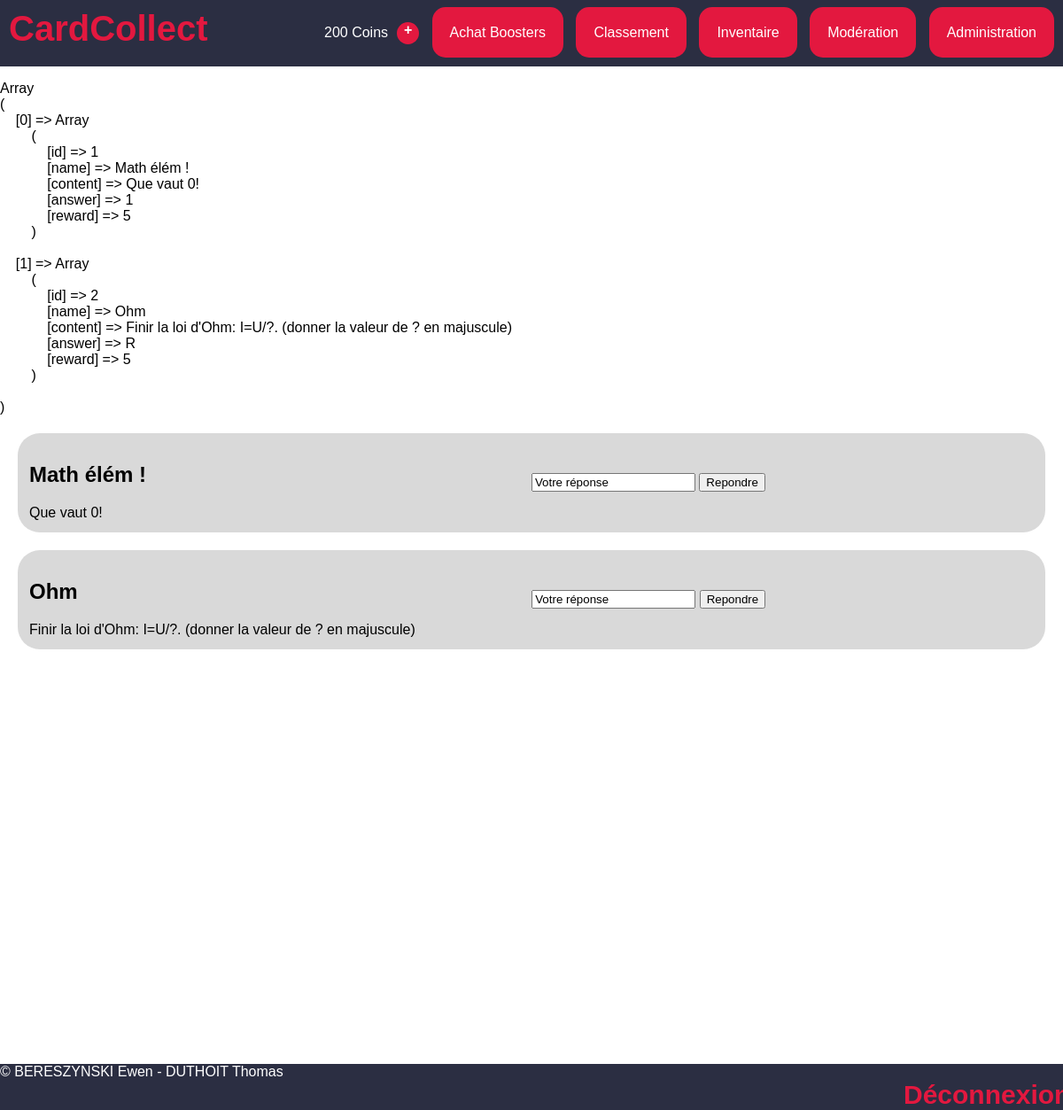
Before: /index.php?view=questions (signed in) with the older database file.
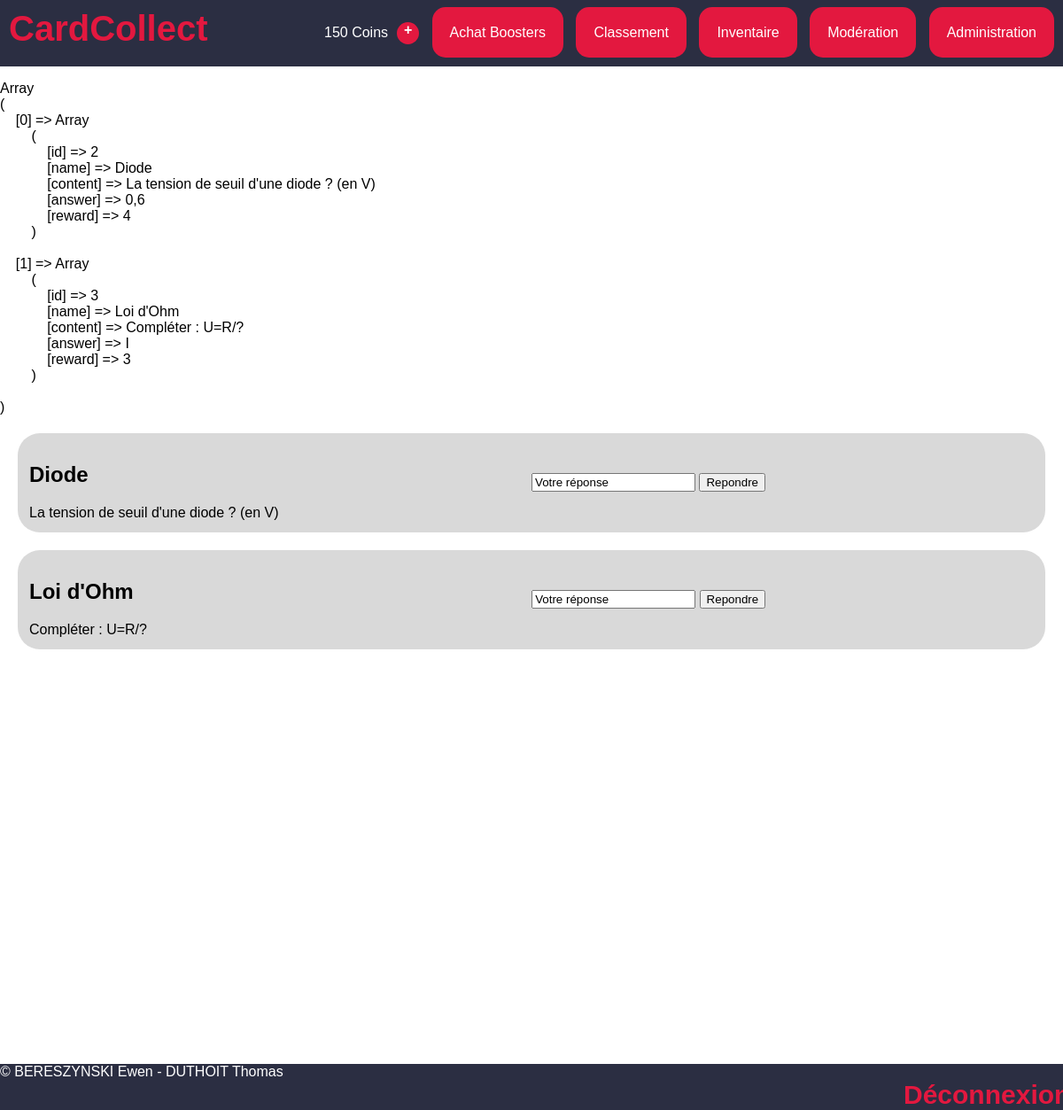
After: the same page with the newer database file.
### tables this page shows
CREATE TABLE `Users` (
  `id` int NOT NULL,
  `mail` varchar(100) NOT NULL UNIQUE,
  `pseudo` varchar(20) NOT NULL UNIQUE,
  `pass` varchar(50) NOT NULL,
  `privileges` int NOT NULL DEFAULT '0',
  `allowed` int DEFAULT '1',
  `coins` int DEFAULT '200'
);

CREATE TABLE `Questions` (
  `id` int NOT NULL,
  `name` varchar(50) NOT NULL,
  `content` varchar(3000) NOT NULL,
  `answer` varchar(100) NOT NULL,
  `reward` int NOT NULL
);

### libs/maLibSQL.pdo.php (called while the page is built, shortened)
<?php
include_once "config.php";
function SQLGetChamp($sql)
{
	global $BDD_host;
	global $BDD_base;
	global $BDD_user;
	global $BDD_password;
	try {
		$dbh = new PDO("mysql:host=$BDD_host;dbname=$BDD_base", $BDD_user, $BDD_password);
	} catch (PDOException $e) {
		die("<font color=\"red\">SQLGetChamp: Erreur de connexion : " . $e->getMessage() . "</font>");
	}
	$dbh->exec("SET CHARACTER SET utf8");
	$res = $dbh->query($sql);
	$num = $res->rowCount();
	$res->setFetchMode(PDO::FETCH_NUM);
	$ligne = $res->fetch();
	if ($ligne == false) return false;
	else return $ligne[0];
}
function SQLSelect($sql)
{
 	global $BDD_host;
	global $BDD_base;
 	global $BDD_user;
 	global $BDD_password;
	try {
		$dbh = new PDO("mysql:host=$BDD_host;dbname=$BDD_base", $BDD_user, $BDD_password);
	} catch (PDOException $e) {
		die("<font color=\"red\">SQLSelect: Erreur de connexion : " . $e->getMessage() . "</font>");
	}
	$dbh->exec("SET CHARACTER SET utf8");
	$res = $dbh->query($sql);
	$num = $res->rowCount();
	if ($num==0) return false;
	else return $res;
}
function parcoursRs($result)
{
	$result->setFetchMode(PDO::FETCH_ASSOC);
	while ($ligne = $result->fetch())
		$tab[]= $ligne;
	return $tab;
}
?>

### libs/modele.php (called while the page is built, shortened)
<?php
include_once "maLibSQL.pdo.php";
function getCoins($id){
  return SQLGetChamp("
  SELECT coins
  FROM Users
  WHERE id='$id';");
}
function listerQuestions()
{
  $sql = "
    SELECT id, name, content, answer, reward
    FROM Questions;
  ";
  return parcoursRs(SQLSelect($sql));
}
?>

### libs/LibCardCollect.php (the view, shortened to what this page needs)
<?php
function mkQuestion($q) {
    echo "<div class=\"question\">";
    echo "<table>";
    echo "<tr>";
    echo "<td>";
    echo "<h2>" . $q["name"] . "</h2>";
    echo $q["content"];
    echo "</td>";
    echo "<td>";
    mkForm("controleur.php");
        mkInput("text", "answer", "Votre réponse");
    endForm();
    echo "</td>";
    echo "</tr>";
    echo "</table>";
    echo "</div>";
}
?>

### templates/header.php (shortened to what this page needs)
<!DOCTYPE html PUBLIC "-//W3C//DTD XHTML 1.0 Strict//EN" "http://www.w3.org/TR/xhtml1/DTD/xhtml1-strict.dtd">
<html xmlns="http://www.w3.org/1999/xhtml">
<head>
	<link rel="stylesheet" type="text/css" href="css/style.css">
</head>
<body>
<div id="site_header">
	<a id="site_logo" href="index.php?view=accueil">CardCollect</a>
<?php
echo "<div id=\"navbar_buttons\">";
	if (!valider("connected", "SESSION")) {
		echo "<a class=\"crimson_button\" href=\"index.php?view=login\">Connexion</a>\n";
		echo "<a class=\"crimson_button\" href=\"index.php?view=register\">Inscription</a>\n";
	}
	else {
		echo getCoins(valider("idUser", "SESSION")) . " Coins";
		echo "<a class=\"more_coins_btn\" href=\"index.php?view=questions\">+</a>\n";
		echo "<a class=\"crimson_button\" href=\"index.php?view=shop\">Achat Boosters</a>\n";
		echo "<a class=\"crimson_button\" href=\"index.php?view=podium\">Classement</a>\n";
		echo "<a class=\"crimson_button\" href=\"index.php?view=cardInventory\">Inventaire</a>\n";
	}
	if (valider("connected", "SESSION") && (valider("permissions", "SESSION") >= 1)) {
		echo "<a class=\"crimson_button\" href=\"index.php?view=moderation\">Modération</a>\n";
	}
	if (valider("connected", "SESSION") && (valider("permissions", "SESSION") == 2)) {
		echo "<a class=\"crimson_button\" href=\"index.php?view=administration\">Administration</a>\n";
	}
echo "</div>";
?>
</div>
<div class="spacer"></div>

### index.php (shortened to what this page needs)
<?php
include_once "libs/maLibUtils.php";
include_once "libs/maLibSQL.pdo.php";
include_once "libs/maLibForms.php";
include_once "libs/modele.php";
include_once "libs/LibCardCollect.php";
	$view = valider("view");
	include("templates/header.php");
	switch($view)
	{
		default :
			if (file_exists("templates/$view.php"))
				include("templates/$view.php");
	}
	include("templates/footer.php");
?>

### libs/maLibUtils.php (shortened to what this page needs)
<?php
function valider($nom,$type="REQUEST")
{
	switch($type)
	{
		case 'REQUEST':
		if(isset($_REQUEST[$nom]) && !($_REQUEST[$nom] == ""))
			return proteger($_REQUEST[$nom]);
		break;
		case 'GET':
		if(isset($_GET[$nom]) && !($_GET[$nom] == ""))
			return proteger($_GET[$nom]);
		break;
		case 'SESSION':
		if(isset($_SESSION[$nom]) && !($_SESSION[$nom] == ""))
			return $_SESSION[$nom];
		break;
	}
	return false;
}
function proteger($str)
{
	if (is_array($str))
	{
		$nextTab = array();
		foreach($str as $cle => $val)
		{
			$nextTab[$cle] = addslashes($val);
		}
		return $nextTab;
	}
	else
		return addslashes ($str);
}
function tprint($tab)
{
	echo "<pre>\n";
	print_r($tab);
	echo "</pre>\n";
}
?>

### templates/questions.php (shortened to what this page needs)
<?php
$qlist = listerQuestions();
tprint($qlist);
foreach ($qlist as $q) {
    mkQuestion($q);
}
?>

### libs/maLibForms.php (shortened to what this page needs)
<?php
function mkForm($action="controleur.php",$method="get", $other="")
{
	echo "<form action=\"$action\" method=\"$method\" $other >\n";
}
function endForm()
{
	echo "</form>\n";
}
function mkInput($type,$name,$value="",$attrs="")
{
	echo "<input $attrs type=\"$type\" name=\"$name\" value=\"$value\"/>\n";
}
?>

### templates/footer.php (shortened to what this page needs)
<div style="height: 500px"></div>
<div id="site_footer">
<div>© BERESZYNSKI Ewen - DUTHOIT Thomas</div>
<?php
if (valider("connected", "SESSION")) {
  echo "<a id=\"site_logout\" href=\"controleur.php?action=Déconnexion\">Déconnexion</a>\n";
}
?>
</div>
</body>
</html>

### css/style.css (style rules this page uses)
:root { --crimson: #e3183f; --white: #ffffff; --black: #000000; --dark: #2b2e42; --dgray: #8d9aad; --lgray: #d9d9d9; --r1-bg: #8d9aad; --r2-bg: #00bf63; --r3-bg: #8c52ff; --r4-bg: linear-gradient(to right, #ffde59, #ff914d); --booster-bg: linear-gradient(135deg, var(--crimson) ,var(--dark)); --radial-bg: radial-gradient(var(--crimson), var(--dark) 80% ); --bg-t1: var(--r4-bg); --bg-t2: linear-gradient(to right, #ffffff, #241f1c); --bg-t3: linear-gradient(to right, #bd6218, #ff7017); --reveal-glow: rgba(255, 255, 255, 0.363); --card-shadow: rgba(0, 0, 0, 0.103); }
* { font-family: sans-serif; }
body { margin: 0; padding: 0; min-height: 100vh; }
.crimson_button { background-color: var(--crimson); color: var(--white); text-decoration: none; padding: 20px; border-radius: 15px; transition-duration: .3s; }
#site_header { background-color: var(--dark); display: inline-block; height: 75px; width: 100vw; z-index: 2; position: absolute; top: 0; }
.spacer { height: 75px; }
#site_logo { color: var(--crimson); text-decoration: none; font-weight: bold; font-size: 40px; position: absolute; left: 10px; top: 10px; }
#navbar_buttons { display: inline-block; position: absolute; right: 10px; top: 25px; color: var(--white); }
#navbar_buttons>a { margin-left: 10px; }
#site_footer { background-color: var(--dark); display: inline-block; position: fixed; bottom: 0; left: 0; right: 0; color: var(--white); z-index: 2; }
#site_logout { color: var(--crimson); text-decoration: none; font-weight: bold; font-size: 30px; position: relative; left: 85%; top:50%; }
.more_coins_btn { display: inline-block; background-color: var(--crimson); color: var(--white); text-decoration: none; width: 25px; height: 25px; text-align: center; border-radius: 50%; font-weight: bold; vertical-align: middle; transition-duration: .5s; }
.question { background-color: var(--lgray); margin: 20px; border-radius: 25px; padding: 10px; }
.question td { width: calc((100vw - 40px)/2); }

Changed rows visible on the page:
removed questions: name "Math élém !", content "Que vaut 0!", answer "Votre réponse"
removed questions: name "Ohm", content "Finir la loi d'Ohm: I=U/?. (donner la valeur de ? en majuscule)", answer "Votre réponse"
changed users: coins "200" → "150"
added questions: name "Diode", content "La tension de seuil d'une diode ? (en V)", answer "Votre réponse"
added questions: name "Loi d'Ohm", content "Compléter : U=R/?", answer "Votre réponse"
Other visible differences:
text no longer shown: "Array ( [0] => Array ( [id] => 1 [name] => Math élém ! [content] => Que vaut 0! [answer] => 1 [reward] => 5 ) [1] => Array ( [id] => 2 [name] => Ohm [content] => Finir la loi d'Ohm: I=U/?. (donner la valeur de ? en majuscule) [answer] => R [reward] => 5 ) )"
text now shown: "Array ( [0] => Array ( [id] => 2 [name] => Diode [content] => La tension de seuil d'une diode ? (en V) [answer] => 0,6 [reward] => 4 ) [1] => Array ( [id] => 3 [name] => Loi d'Ohm [content] => Compléter : U=R/? [answer] => I [reward] => 3 ) )"
